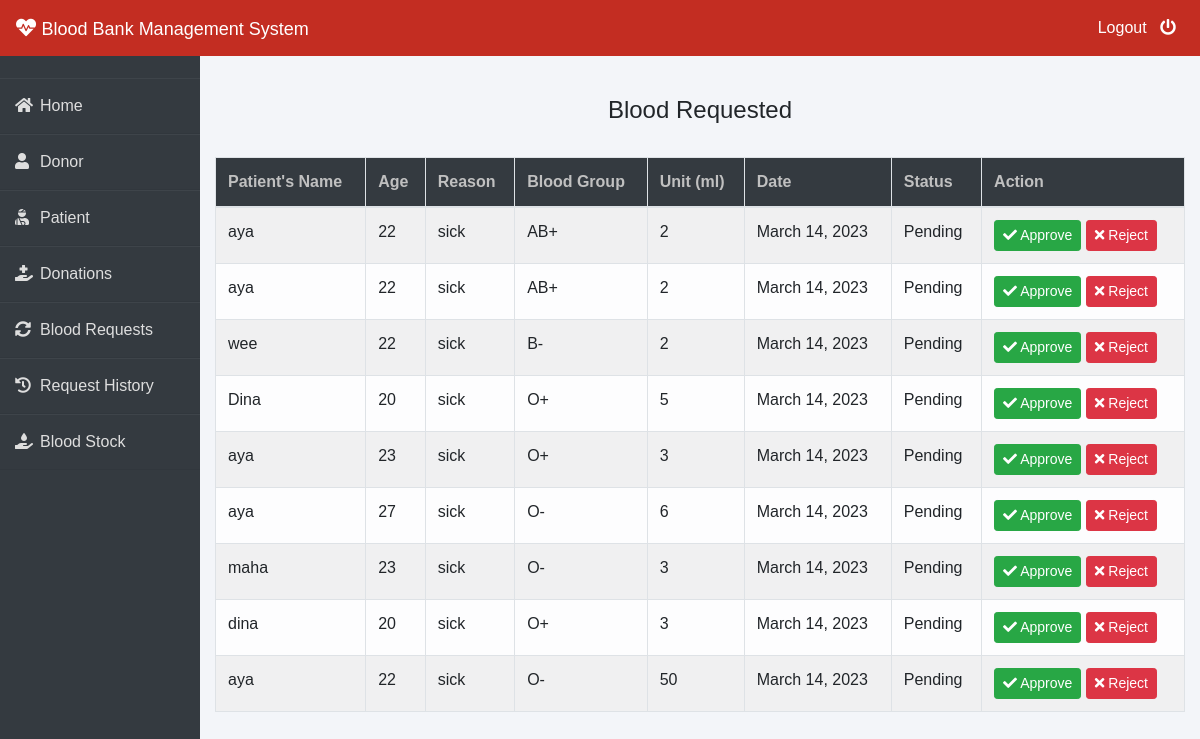
The page /admin-request (signed in) on the database its author committed.
### blood/models.py (models this page shows, shortened)
class RequestBllod(models.Model):
    donner_request = models.ForeignKey(dmodels.Donor, on_delete=models.CASCADE, null = True)
    patient_request = models.ForeignKey(pmodels.Patient, on_delete=models.CASCADE, null = True)
    pat_name =  models.CharField(max_length=50)
    pat_age = models.PositiveIntegerField()
    blood_type = models.CharField(max_length=50)
    unites_number = models.PositiveIntegerField(default=0)
    purpose = models.CharField(max_length=300)
    status = models.CharField(max_length=40 , default="Pending")
    date_req =models.DateField(auto_now=True)

### blood/views.py (the view)
# urls.py: path('admin-request', views.admin_request_view,name='admin-request'),
@login_required(login_url='adminlogin')
def admin_request_view(request):
    requests=models.RequestBllod.objects.all().filter(status='Pending')
    return render(request,'blood/admin_request.html',{'requests':requests})

### templates/blood/admin_request.html (shortened to what this page needs)
{% extends 'blood/adminbase.html' %}
{% block content %}
{% load widget_tweaks %}
{%load static%}
<br><br>
<div class="container">
    {% if requests %}
    <H4 class="text-center">Blood Requested</H4><br>
    <table class="table table-light table-hover table-bordered table-striped">
        <thead class="bg-dark">
            <tr>
                <th scope="col" style="color: rgb(192, 192, 192);">Patient's Name</th>
                <th scope="col" style="color: rgb(192, 192, 192);">Age</th>
                <th scope="col" style="color: rgb(192, 192, 192);">Reason</th>
                <th scope="col" style="color: rgb(192, 192, 192);">Blood Group</th>
                <th scope="col" style="color: rgb(192, 192, 192);">Unit (ml)</th>
                <th scope="col" style="color: rgb(192, 192, 192);">Date</th>
                <th scope="col" style="color: rgb(192, 192, 192);">Status</th>
                <th style="color: rgb(192, 192, 192);">Action</th>
            </tr>
        </thead>
        <tbody>
            {% for t in requests %}
            <tr>
                <td> {{t.pat_name}}</td>
                <td>{{t.pat_age}}</td>
                <td>{{t.purpose}}</td>
                <td>{{t.blood_type}}</td>
                <td>{{t.unites_number}}</td>
                <td>{{t.date_req}}</td>
                <td>{{t.status}}</td>
                <td>
                    <button class="btn btn-success btn-sm"><a  style="text-decoration: none;color: white;" href="{% url 'update-approve-status' t.id  %}"><i class="fa fa-check"></i> Approve</a> </button>
                    <button class="btn btn-danger btn-sm"><a  style="text-decoration: none;color: white;" href="{% url 'update-reject-status' t.id  %}"><i class="fa fa-times"></i> Reject</a> </button>
                </td>
            </tr>
            {% endfor %}
        </tbody>
    </table>
{% else %}
<div class="alert alert-danger" role="alert">
    No Blood Request By Patient/Donor!
  </div>
{% endif %}
</div>
{% endblock content %}

### templates/blood/adminbase.html (style rules this page uses)
* { margin: 0; padding: 0; box-sizing: border-box; list-style: none; text-decoration: none; font-family: 'Josefin Sans', sans-serif; }
body { background-color: #f3f5f9; }

### rows shown on the page
RequestBllod: pat_name "aya", pat_age "22", purpose "sick", blood_type "AB+", unites_number "2", date_req "March 14, 2023", status "Pending"
RequestBllod: pat_name "aya", pat_age "22", purpose "sick", blood_type "AB+", unites_number "2", date_req "March 14, 2023", status "Pending"
RequestBllod: pat_name "wee", pat_age "22", purpose "sick", blood_type "B-", unites_number "2", date_req "March 14, 2023", status "Pending"
RequestBllod: pat_name "Dina", pat_age "20", purpose "sick", blood_type "O+", unites_number "5", date_req "March 14, 2023", status "Pending"
RequestBllod: pat_name "aya", pat_age "23", purpose "sick", blood_type "O+", unites_number "3", date_req "March 14, 2023", status "Pending"
RequestBllod: pat_name "aya", pat_age "27", purpose "sick", blood_type "O-", unites_number "6", date_req "March 14, 2023", status "Pending"
RequestBllod: pat_name "maha", pat_age "23", purpose "sick", blood_type "O-", unites_number "3", date_req "March 14, 2023", status "Pending"
RequestBllod: pat_name "dina", pat_age "20", purpose "sick", blood_type "O+", unites_number "3", date_req "March 14, 2023", status "Pending"
RequestBllod: pat_name "aya", pat_age "22", purpose "sick", blood_type "O-", unites_number "50", date_req "March 14, 2023", status "Pending"
